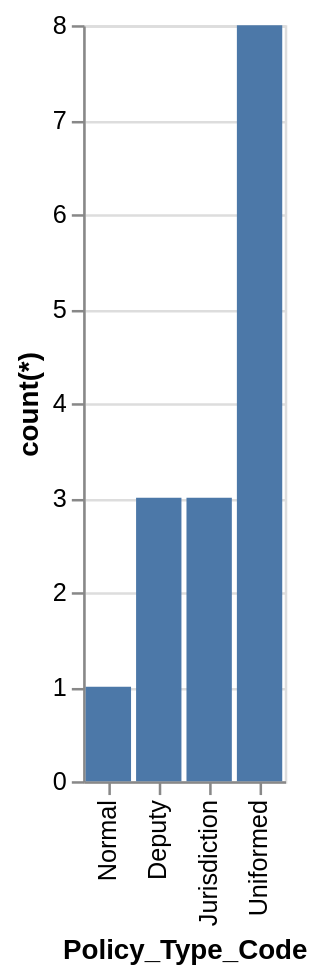

The Vega-Lite source for this figure:
### Vega-Lite specification from a JSON file in a GitHub repository (floating-point values rounded to 4 significant figures)
{"data": {"values": [{"x_data": "Normal", "y_data": 1}, {"x_data": "Deputy", "y_data": 3}, {"x_data": "Jurisdiction", "y_data": 3}, {"x_data": "Uniformed", "y_data": 8}]}, "mark": "bar", "encoding": {"x": {"field": "x_data", "type": "nominal", "title": "Policy_Type_Code", "sort": {"op": "sum", "field": "y_data", "order": "ascending"}}, "y": {"field": "y_data", "type": "quantitative", "title": "count(*)"}}}
